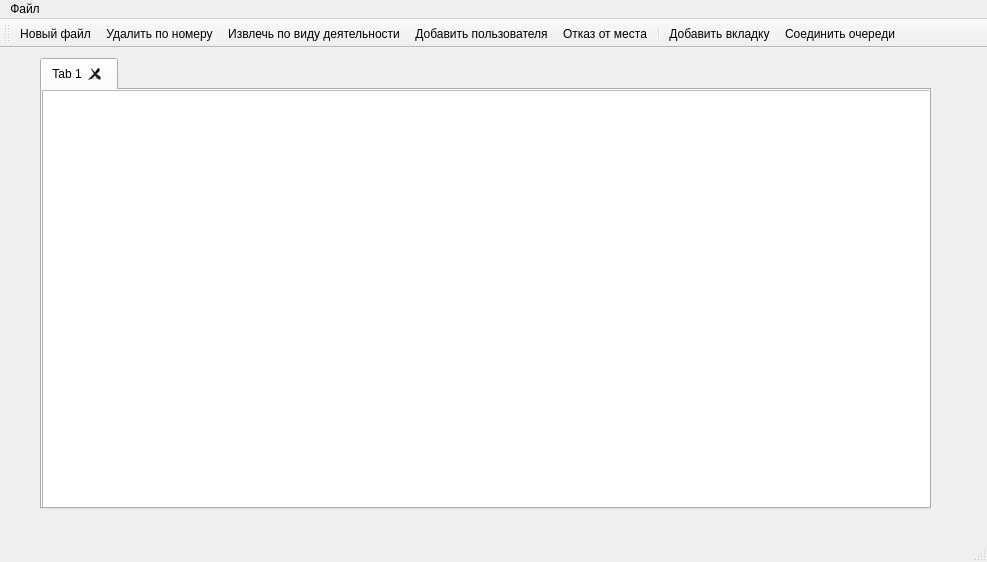
<?xml version="1.0" encoding="UTF-8"?>
<ui version="4.0">
 <class>MainWindow</class>
 <widget class="QMainWindow" name="MainWindow">
  <property name="enabled">
   <bool>true</bool>
  </property>
  <property name="geometry">
   <rect>
    <x>0</x>
    <y>0</y>
    <width>987</width>
    <height>562</height>
   </rect>
  </property>
  <property name="contextMenuPolicy">
   <enum>Qt::CustomContextMenu</enum>
  </property>
  <property name="windowTitle">
   <string>MainWindow</string>
  </property>
  <widget class="QWidget" name="centralwidget">
   <widget class="QTabWidget" name="tabWidget">
    <property name="enabled">
     <bool>true</bool>
    </property>
    <property name="geometry">
     <rect>
      <x>40</x>
      <y>10</y>
      <width>891</width>
      <height>451</height>
     </rect>
    </property>
    <property name="contextMenuPolicy">
     <enum>Qt::CustomContextMenu</enum>
    </property>
    <property name="currentIndex">
     <number>0</number>
    </property>
    <property name="tabsClosable">
     <bool>true</bool>
    </property>
    <widget class="QWidget" name="tab">
     <attribute name="title">
      <string>Tab 1</string>
     </attribute>
     <widget class="QTableWidget" name="tableWidget">
      <property name="enabled">
       <bool>true</bool>
      </property>
      <property name="geometry">
       <rect>
        <x>0</x>
        <y>0</y>
        <width>891</width>
        <height>421</height>
       </rect>
      </property>
      <property name="contextMenuPolicy">
       <enum>Qt::CustomContextMenu</enum>
      </property>
      <property name="showGrid">
       <bool>true</bool>
      </property>
      <property name="gridStyle">
       <enum>Qt::SolidLine</enum>
      </property>
     </widget>
    </widget>
   </widget>
  </widget>
  <widget class="QMenuBar" name="menubar">
   <property name="geometry">
    <rect>
     <x>0</x>
     <y>0</y>
     <width>987</width>
     <height>26</height>
    </rect>
   </property>
   <widget class="QMenu" name="menu">
    <property name="title">
     <string>Файл</string>
    </property>
    <addaction name="action"/>
    <addaction name="action_2"/>
    <addaction name="action_3"/>
   </widget>
   <addaction name="menu"/>
  </widget>
  <widget class="QStatusBar" name="statusBar"/>
  <widget class="QToolBar" name="toolBar">
   <property name="windowTitle">
    <string>toolBar</string>
   </property>
   <attribute name="toolBarArea">
    <enum>TopToolBarArea</enum>
   </attribute>
   <attribute name="toolBarBreak">
    <bool>false</bool>
   </attribute>
   <addaction name="actionNew_file"/>
   <addaction name="actionDelete_by_id"/>
   <addaction name="read"/>
   <addaction name="actionAdd_User"/>
   <addaction name="actionDenie"/>
   <addaction name="separator"/>
   <addaction name="actionaddtab"/>
   <addaction name="connectQueue"/>
  </widget>
  <action name="actionDelete_by_id">
   <property name="text">
    <string>Удалить по номеру</string>
   </property>
  </action>
  <action name="actionAdd_User">
   <property name="text">
    <string>Добавить пользователя</string>
   </property>
  </action>
  <action name="actionDenie">
   <property name="text">
    <string>Отказ от места</string>
   </property>
  </action>
  <action name="action">
   <property name="text">
    <string>Сохранить как</string>
   </property>
  </action>
  <action name="action_2">
   <property name="text">
    <string>Сохранить</string>
   </property>
  </action>
  <action name="action_3">
   <property name="text">
    <string>Открыть</string>
   </property>
  </action>
  <action name="actionNew_file">
   <property name="text">
    <string>Новый файл</string>
   </property>
  </action>
  <action name="actionaddtab">
   <property name="text">
    <string>Добавить вкладку</string>
   </property>
  </action>
  <action name="connectQueue">
   <property name="text">
    <string>Соединить очереди</string>
   </property>
  </action>
  <action name="read">
   <property name="text">
    <string>Извлечь по виду деятельности</string>
   </property>
  </action>
 </widget>
 <resources/>
 <connections/>
</ui>
